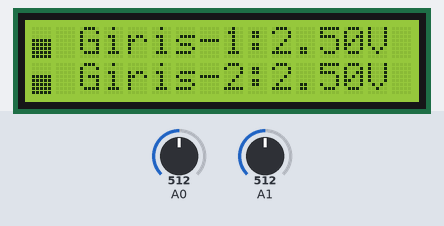
Bench run of a sketch on a simulated Arduino Uno, built with avr-gcc and run on an emulated ATmega328P. Shown: 16×2 character LCD. The test bench sets the inputs (shaded band); at power-on: A0 = 512, A1 = 512.

Above: at 1.2 s.
1.3 s: A0 set to 716
At 2.2 s:
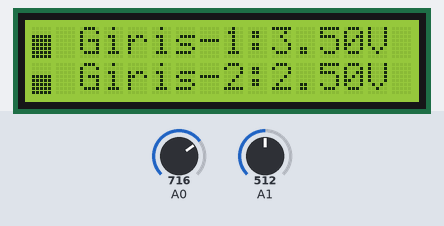
2.8 s: A1 set to 716
At 3.5 s:
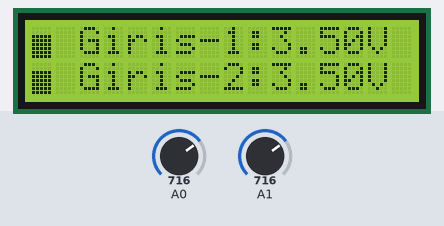
4.3 s: A0 set to 900
At 5.5 s:
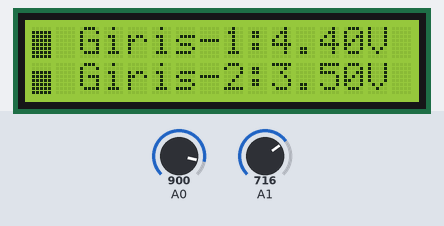
5.8 s: A1 set to 900
At 6.9 s:
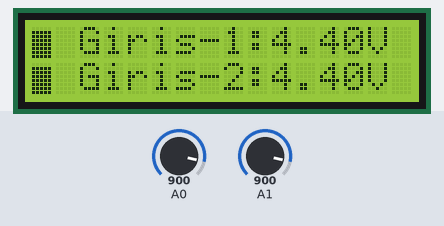
7.3 s: A0 set to 1023
At 8.0 s:
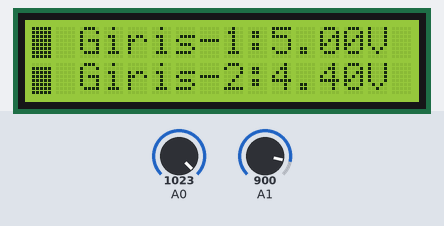
8.8 s: A1 set to 1023
At 9.2 s:
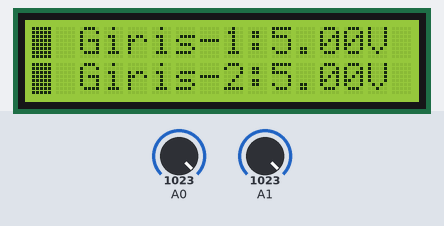
Timing chart, 0 to 11.3 s (numbered marks = the images above; inputs shaded):
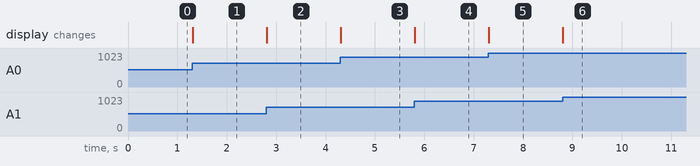

Measured:
- after the input at 1.3 s, the display: changes at once (image 1)
- after the input at 2.8 s, the display: changes at once (image 2)
- after the input at 4.3 s, the display: changes at once (image 3)
- after the input at 5.8 s, the display: changes at once (image 4)
- after the input at 7.3 s, the display: changes at once (image 5)
- after the input at 8.8 s, the display: changes at once (image 6)

The sketch:

LCDKullanimi10.ino
```cpp
/***************************************************************
 Arduino Kitabı - Coşkun Taşdemir
 Dikeyeksen Yayınları
 http://www.dikeyeksen.com/muhendislik/arduino.html

 Bölüm 10 - LCD Kullanımı

 LCD Ekran Kullanımı - Örnek 10
 LCD ekran üzerinde giriş gerilimlerini görüntüleme
 ve kutucuklar içerisinde seviyeyi gösterme uygulaması
 Analog0 ve analog1 giriş gerilimleri hem Volt cinsinden LCD
 üzerinde gösteriliyor hem de kutucuk içerisinde seviyesi görüntüleniyor.

  Arduino ile LCD ekran arasındaki bağlantılar
 * LCD RS     ==> digital-12
 * LCD Enable ==> digital-11
 * LCD D4     ==> digital-5
 * LCD D5     ==> digital-4
 * LCD D6     ==> digital-3
 * LCD D7     ==> digital-2
 * LCD R/W    ==> toprak (GND)
 * 10K potansiyometre 0-5V bağlantı:
 * orta ucu LCD'nin V0 pinine(pin 3)

 analog0 ve analog1 girişlerine potansiyometrelerin
 orta uçları bağlı.

 ****************************************************************/

#include <LiquidCrystal.h>
LiquidCrystal lcd(12, 11, 5, 4, 3, 2);

byte basamak[7][8] = {{B00000, B00000, B00000, B00000, B00000,B00000, B11111,B11111},
                      {B00000, B00000, B00000, B00000, B00000,B11111, B11111,B11111},
                      {B00000, B00000, B00000, B00000, B11111,B11111, B11111,B11111},
                      {B00000, B00000, B00000, B11111, B11111,B11111, B11111,B11111},
                      {B00000, B00000, B11111, B11111, B11111,B11111, B11111,B11111},
                      {B00000, B11111, B11111, B11111, B11111,B11111, B11111,B11111},
                      {B11111, B11111, B11111, B11111, B11111,B11111, B11111,B11111}};
int i;
int analogGiris1;
int analogGiris2;
float gerilim1;
float gerilim2;
void setup() {
  lcd.begin(16,2);
  for(i = 0; i<7;i++){
      lcd.createChar(i,basamak[i]);
  }
  lcd.clear();
  lcd.home();

}

void loop() {

  analogGiris1 = analogRead(0);
  analogGiris2 = analogRead(1);

  gerilim1 = (analogGiris1 / 1023.0) * 5.0;
  gerilim2 = (analogGiris2 / 1023.0) * 5.0;

  analogGiris1 = map(analogGiris1,0,1023,1,7);
  analogGiris2 = map(analogGiris2,0,1023,1,7);

  gosterge(0,analogGiris1);
  gosterge(1,analogGiris2);

  lcd.setCursor(1,0);
  lcd.print(" Giris-1:");
  lcd.print(gerilim1);
  lcd.print("V");
  lcd.setCursor(1,1);
  lcd.print(" Giris-2:");
  lcd.print(gerilim2);
  lcd.print("V");

}


void gosterge(int satir,int giris)
{
  lcd.setCursor(0,satir);
  lcd.write(byte(giris-1));
}
```
